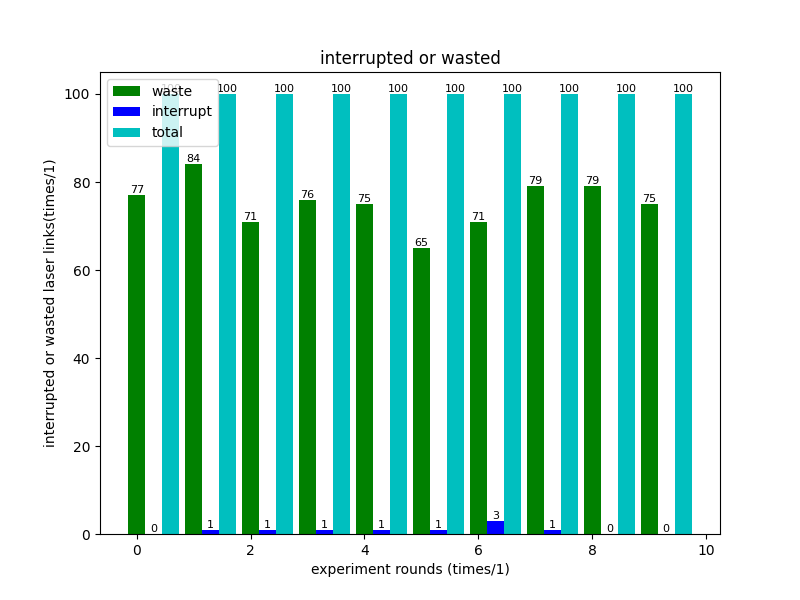

The script that saved this image:
import csv
import numpy as np
import random as rm
import sys
import matplotlib.pyplot as plt

np.set_printoptions(threshold=sys.maxsize)

states = ["active","inactive"]
transitionMatrix = [[0.6,0.4],[0.2,0.8]]
transitionName = [["AA","AI"],["IA","II"]]

def state_forecast(time):
    cur = "active"
    # print("start state: "+ cur)
    stateList = [cur]
    i = 0
    prob = 1
    while i != time:
        if cur == "active":
            change = np.random.choice(transitionName[0],replace = True,p = transitionMatrix[0])
            if change == "AA":
                prob = prob * 0.7
                stateList.append("active")
                pass
            else:
                prob = prob * 0.3
                cur = "inactive"
                stateList.append("inactive")
        else:
            change = np.random.choice(transitionName[1], replace=True, p=transitionMatrix[1])
            if change == "IA":
                prob = prob * 0.4
                stateList.append("active")
                pass
            else:
                prob = prob * 0.6
                cur = "inactive"
                stateList.append("inactive")

        i += 1
    return stateList[time]

def ILWC_reader(line):
    with open('ILWC1.csv','r') as csvfile:
        reader = csv.reader(csvfile)
        for i,rows in enumerate(reader):
            if i == line:
                real_activity = rows
    # print(real_activity)
    cnt = 0
    for index,value in enumerate(real_activity):
        if value == '0':
            real_activity[index] = 'inactive'
            cnt += 1
        else:
            real_activity[index] = 'active'
    inactive_prob = (cnt / len(real_activity)) * 100
    # print(real_activity)
    # print(len(row))
    # print("inactive_prob = " + str(inactive_prob) + "%")
    return real_activity


def experiment_set():
    pred_activity = []
    count = 0
    for t in range(1,600000):
        if t % 600 == 0:
            pred_activity.append(state_forecast(t))

    for smalllist in pred_activity:
        if smalllist == "inactive":
            count += 1

    interrupt_prob = (count/len(pred_activity)) * 100
    print(len(pred_activity))
    print("==========================================")
    print("interrupt probability = " + str(interrupt_prob))
    print("==========================================")
    real_activity = ILWC_reader(1250)
    broken = 0
    waste = 0
    for i in range(0, 999):
        if  pred_activity[i] == 'active' and real_activity[i] == 'inactive':
            broken += 1
        elif pred_activity[i] == 'inactive' and real_activity[i] == 'active':
            waste += 1
        elif pred_activity[i] == 'active' and real_activity[i] == 'active':
            pass
        else:
            pass

    return broken, waste

def markov_exp_run(round):
    wasteList = []
    brokenList = []
    totalList = []
    for i in range(round):
        broken, waste = experiment_set()
        brokenList.append(broken)
        wasteList.append(waste)
    for i in range(len(wasteList)):
        totalList.append(1000)
    print("wasteList = ")
    print("==========================================")
    print(wasteList)
    print("brokenList = ")
    print("==========================================")
    print(brokenList)
    return wasteList, brokenList, totalList

def result_plot(l1,l2,l3):
    plt.figure(figsize=(8, 6))
    total_width, n = 0.9, 3
    width = total_width / n

    x = [0,1,2,3,4,5,6,7,8,9]
    y1 = l1
    y2 = l2
    y3 = l3
    plt.bar(x, y1, width=width, color='g', label='waste')
    for a,b in zip(x,y1):
        plt.text(a,b,'%d'%b,ha='center',va='bottom',fontsize=8)
    for i in range(len(x)):
        x[i] = x[i] +width
    plt.bar(x, y2, width=width, color='b', label='interrupt')
    for a,b in zip(x,y2):
        plt.text(a,b,'%d'%b,ha='center',va='bottom',fontsize=8)
    for i in range(len(x)):
        x[i] = x[i] +width
    plt.bar(x, y3, width=width, color='c', label='total')
    for a,b in zip(x,y3):
        plt.text(a,b,'%d'%b,ha='center',va='bottom',fontsize=8)

    plt.xlabel('experiment rounds (times/1)')
    plt.ylabel('interrupted or wasted laser links(times/1)')
    plt.title('interrupted or wasted')
    plt.legend()
    plt.show()
    plt.savefig("./markov.png")



if __name__ == "__main__":
    wasteList, brokenList, totalList = markov_exp_run(10)
    result_plot(wasteList, brokenList, totalList)
    '''
    l1 = [77, 84, 71, 76, 75, 65, 71, 79, 79, 75]
    l2 = [0, 1, 1, 1, 1, 1, 3, 1, 0, 0]
    l3 = [100,100,100,100,100,100,100,100,100,100]
    result_plot(l1,l2,l3)
    '''






